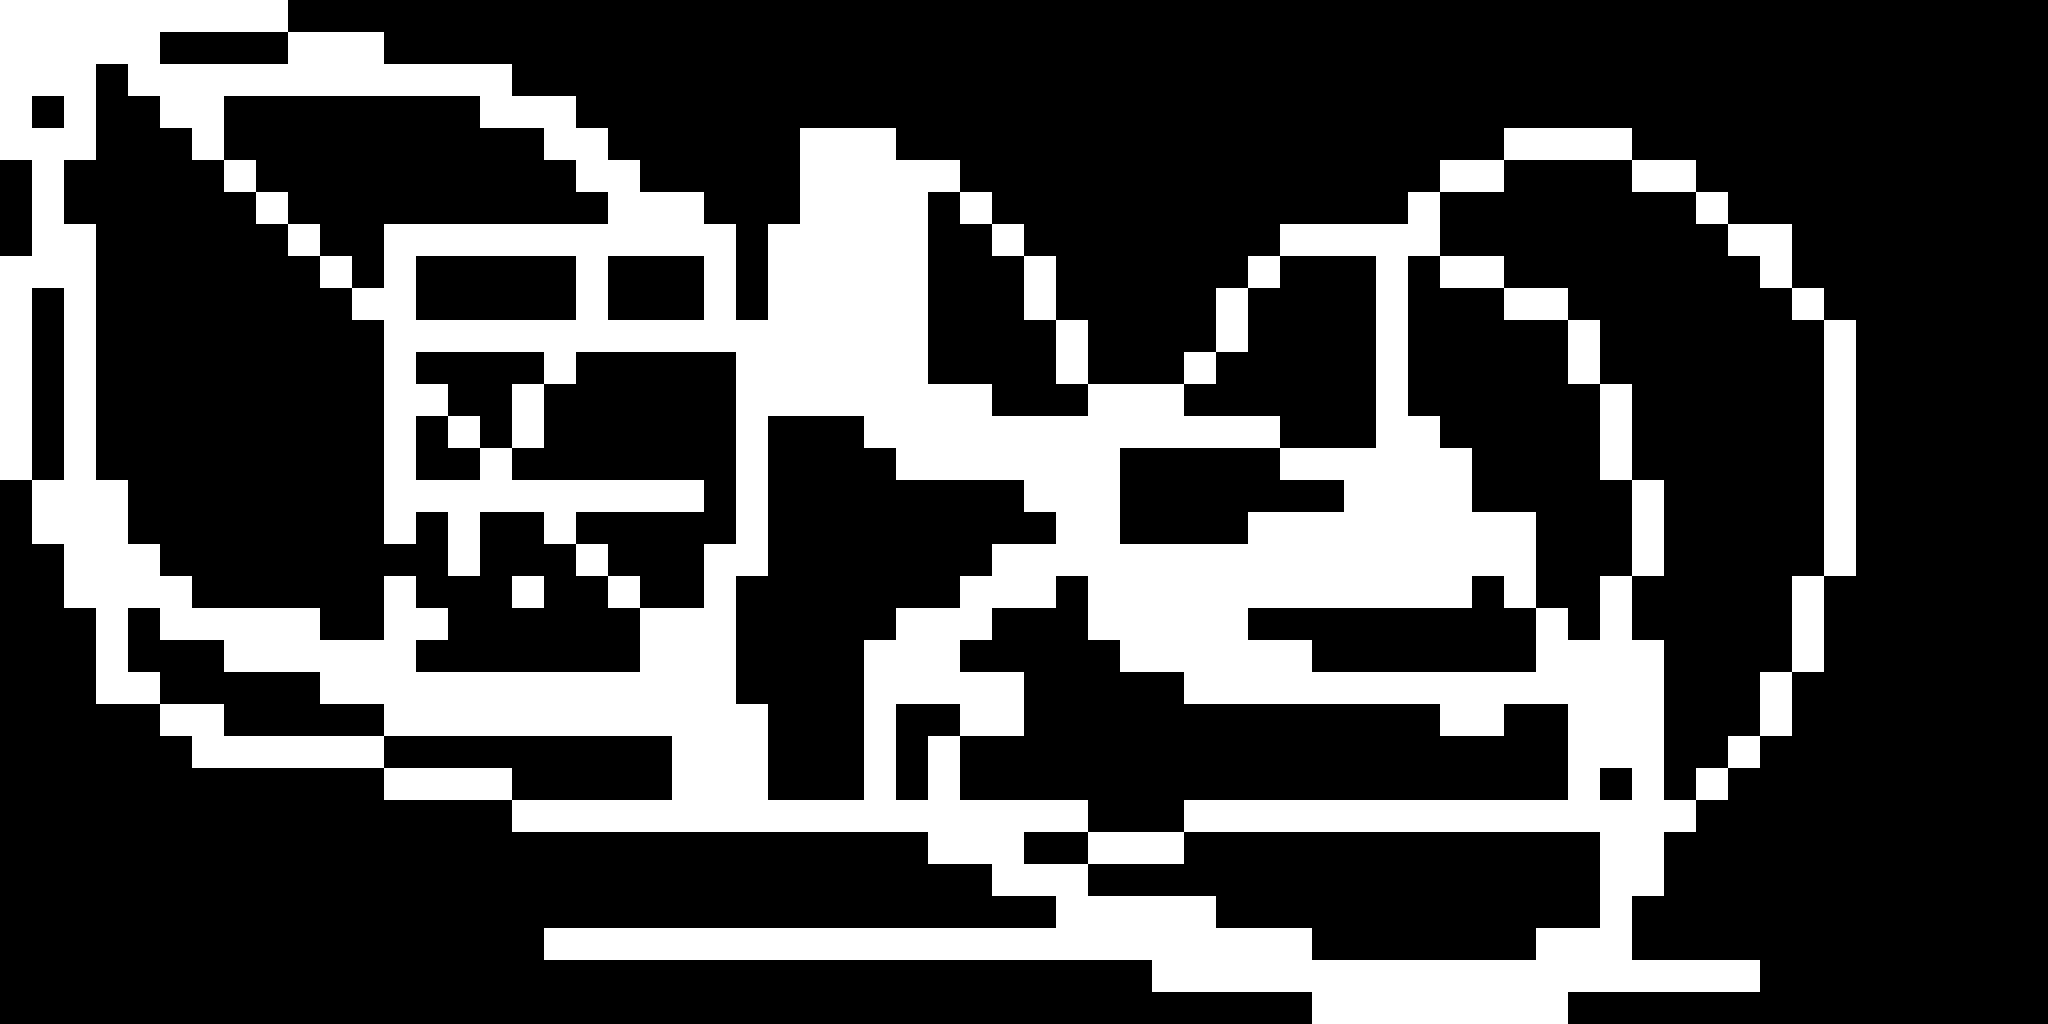

Tiled map render using the project's own tile images. Description and the map definition, with tile-layer contents summarised, below:
An orthogonal 64x32 tile map with 32x32 px tiles, 1 tile layer (tiles).

<map version="1.0" orientation="orthogonal" width="64" height="32" tilewidth="32" tileheight="32">
 <properties>
  <property name="finishLocation" value="!json! {&quot;x&quot; : 21, &quot;y&quot; : 21}" />
  <property name="playerLocation" value="!json! {&quot;x&quot; : 1, &quot;y&quot; : 1}" />
 </properties>
 <tileset firstgid="1" name="tileset_bob" tilewidth="32" tileheight="32">
  <image source="../tileset_bob.png" width="288" height="64" />
  <tile id="4">
   <properties>
    <property name="bodyType" value="static" />
    <property name="physics:bounce" value="0" />
    <property name="physics:enabled" value="true" />
   </properties>
  </tile>
  <tile id="8">
   <properties>
    <property name="bodyType" value="static" />
    <property name="physics:bounce" value="0" />
    <property name="physics:enabled" value="true" />
   </properties>
  </tile>
  <tile id="13">
   <properties>
    <property name="bodyType" value="static" />
    <property name="physics:bounce" value="0" />
    <property name="physics:enabled" value="true" />
   </properties>
  </tile>
 </tileset>
 <layer name="tiles" width="64" height="32">
  <data>[2048 cells, 2048 non-empty, 2 distinct tile ids]</data>
 </layer>
</map>
